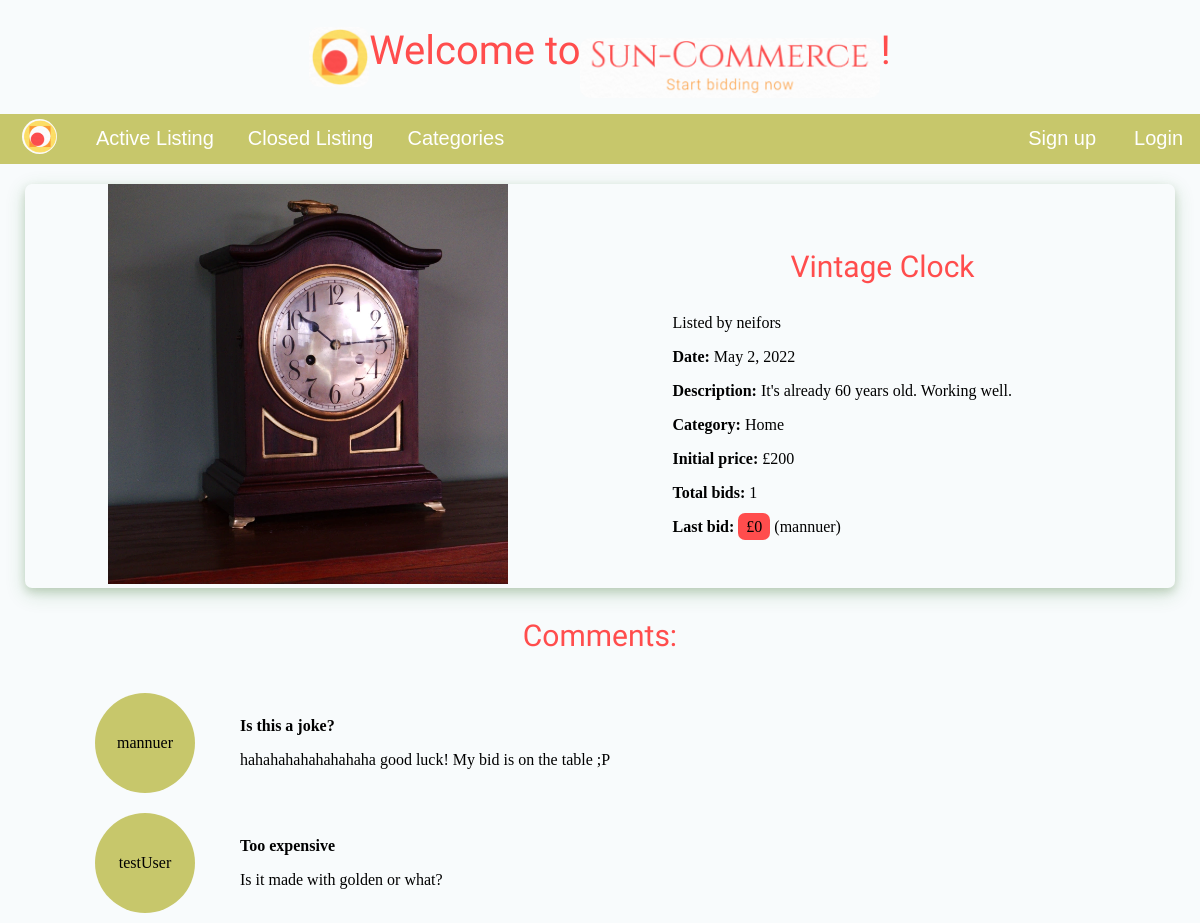
/3/, run on an earlier commit of the app's database.
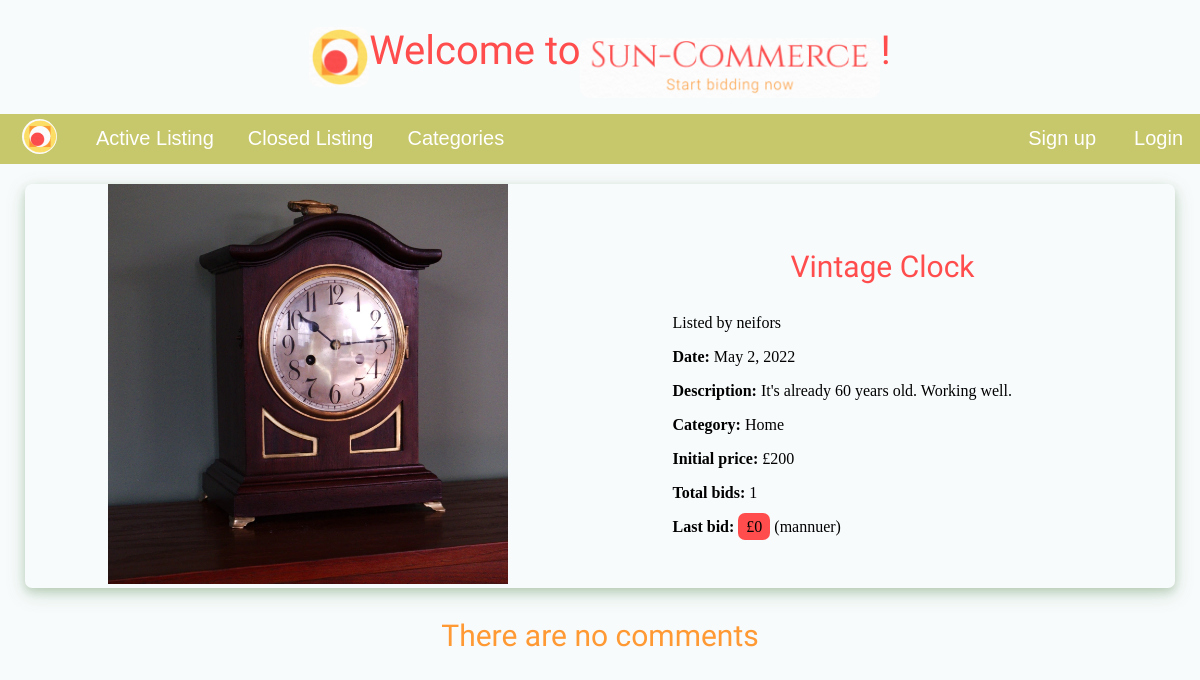
And on a later commit of the database.
### auctions/models.py (models this page shows, shortened)
class Auction(models.Model):
   user = models.ForeignKey(User, on_delete=models.CASCADE, null=False)
   title = models.CharField(max_length=100, null=False)
   description = models.TextField(max_length=1000, null=False)
   initial_price = models.IntegerField(null=False)
   date = models.DateField(default=datetime.date.today)
   photo = models.ImageField(upload_to='pics/', null=True, blank=True)
   category = models.ForeignKey(Category, on_delete=models.SET_NULL, null=True, blank=True)
   active = models.BooleanField(default=True)

class Category(models.Model):
    name = models.CharField(max_length=100)
    photo = models.ImageField(upload_to='pics/', null=True, blank=True)
    def __str__(self):
       return self.name

class Bid(models.Model):
   user = models.ForeignKey(User, on_delete=models.CASCADE, null=False)
   auction = models.ForeignKey(Auction, on_delete=models.CASCADE, null=False)
   amount = models.IntegerField()
   date = models.DateField(default=datetime.date.today)
   def __str__(self):
       return f"{self.amount}"

class Comment(models.Model):
   user = models.ForeignKey(User, on_delete=models.CASCADE, null=False)
   title = models.CharField(max_length=50)
   message = models.TextField(max_length=400)
   auction = models.ForeignKey(Auction, on_delete=models.CASCADE, null=False)
   date = models.DateField(default=datetime.date.today)

### auctions/views.py (the view, shortened to what this page needs)
# urls.py: path('<int:id>/', views.show, name='auctions-show'),
def show(request, id):
    auction = get_object_or_404(Auction, pk=id)
    bids = Bid.objects.filter(auction_id = id)
    last_bid = bids.order_by('-amount')
    if not last_bid:
        last_bid = ['--']
    error = ""
    comments = Comment.objects.filter(auction_id = id)
    if request.user.is_authenticated:
        is_in_watchlist = Watchlist.objects.filter(user=request.user, auction=auction)
    else:
        is_in_watchlist = []
    data = {
        'total_bids' : len(bids),
        'last_bid' : last_bid[0],
        'comments' : comments,
        'auction': auction,
        'bid_form' : NewBidForm(),
        'comment_form' : NewCommentForm(),
        'error': error,
        'is_in_watchlist': True if len(is_in_watchlist) else False
    }
    return render(request, 'auctions/auction.html', data)

### auctions/templates/auctions/auction.html (shortened to what this page needs)
{% extends "auctions/layout.html" %}
{% block content %}
<div class="auction-img-info">
    <div class="auction-big-image">
        <img class="auction-photo" style="max-height: 400px;
            max-width: max-content;" src="{{ auction.photo.url }}" alt="Product img">
    </div>
    <div class="info">
        <h3>{{auction.title}}</h3>
        <p>Listed by {{ auction.user }}</p>
        <p><strong>Date:</strong>  {{ auction.date }}</p>
        <p><strong>Description:</strong> {{ auction.description }}</p>
        <p><strong>Category:</strong> {{ auction.category }}</p>
        <p><strong>Initial price:</strong> £{{ auction.initial_price }}</p>
        <p><strong>Total bids:</strong> {{ total_bids }}</p>
        <p><strong>Last bid: </strong><span>£{{ last_bid }}</span> ({{ last_bid.user }})</p>
    </div>
</div>
{% if comments %}
    <h3>Comments:</h3>
    <div class="comments-wrapper">
        {% for comment in comments %}
        <div class="comment-wrapper">
            <div class="comment-user-pic">
                <div class="username">{{comment.user}}</div>
            </div>
            <div class="comment-content">
                <p><strong>{{ comment.title }}</strong></p>
                <p>{{ comment.message }}</p>
            </div>
        </div>
        {% endfor %}
    </div>
{% else%}
    <h3 style="color: #ff9933;">There are no comments</h3>
{% endif %}
{% endblock content %}

### auctions/templates/auctions/layout.html (shortened to what this page needs)
{% load static %}
<!DOCTYPE html>
<html lang="en">
<head>
    <link rel="stylesheet" href="{% static 'css/styles.css' %}">
</head>
<body>
    <h1 id="welcome-title"><img id="icon" src="{% static 'img/icon.png' %}" alt="title">Welcome to <img id="title" src="{% static 'img/title.png' %}" alt="title">
        {% if user.is_authenticated %}
        , <span> {{user}}</span>!
        {% else %}
        !
        {% endif %}
    </h1>
    <nav>
        <div id="links-wrapper">
            {% if user.is_authenticated %}
            <div class="main-menu">
                <a href="{% url 'auctions-home' %}"><img src="{% static 'img/icon.png' %}" alt="logo"></a>
                <a class="link" href="{% url 'auctions-home' %}">Active Listing</a>
                <a class="link" href="{% url 'auctions-closed' %}">Closed Listing</a>
                <a class="link" href="{% url 'auctions-create' %}">Create Listing</a>
                <a class="link" href="{% url 'auctions-watchlist' %}">Whachlist</a>
                <a class="link" href="{% url 'auctions-mylistings' %}">My Listing</a>
                <a class="link" href="{% url 'auctions-categories' %}">Categories</a>
            </div>
            <div class="login-menu">
                <a class="link" href="{% url 'logout' %}">Logout</a>
            </div>
            {% else %}
            <div class="main-menu">
                <a class="link" href="{% url 'auctions-home' %}"><img src="{% static 'img/icon.png' %}" alt="logo"></a>
                <a class="link" href="{% url 'auctions-home' %}">Active Listing</a>
                <a class="link" href="{% url 'auctions-closed' %}">Closed Listing</a>
                <a class="link" href="{% url 'auctions-categories' %}">Categories</a>
            </div>
            <div class="login-menu">
                <a class="link" href="{% url 'signup' %}">Sign up</a>
                <a class="link" href="{% url 'login' %}">Login</a>
            </div>
            {% endif %}
        </div>
    </nav>
    <main>
       {% block content %}
       {% endblock content %}
    </main>
</body>
</html>

### auctions/static/css/styles.css (style rules this page uses)
body { margin: 0; background-color: rgba(232, 244, 245, 0.275); }
nav div#links-wrapper { display: flex; align-items: center; justify-content: space-between; background-color: #c7c76b; padding: 0; margin: 0; }
nav div#links-wrapper div.main-menu { display: flex; align-items: center; justify-content: flex-start; margin: 0; }
nav div#links-wrapper div.main-menu img { width: 35px; margin: 5px; padding: 0; border-radius: 50%; }
nav div#links-wrapper a { text-decoration: none; font-size: 20px; color: white; margin: 0 17px; font-family:'Gill Sans', 'Gill Sans MT', Calibri, 'Trebuchet MS', sans-serif; }
h1#welcome-title { font-size: 40px; font-family: 'Joan', serif; color: #ff4d4d; display: flex; justify-content: center; font-weight: lighter; }
h1#welcome-title img#title { position: relative; border-radius: 10px; top: 11px; width: 300px; }
h1#welcome-title img#icon { border-radius: 10px; width: 60px; }
h3 { text-align: center; font-size: 30px; font-family: 'Joan', serif; font-weight: lighter; color: #ff4d4d; }
div.auction-img-info { display: flex; flex-direction: row; align-items: center; justify-content: space-around; margin: 25px; box-shadow: 0 4px 8px 0 rgba(66, 108, 45, 0.2), 0 6px 20px 0 rgba(34, 109, 39, 0.19); border-radius: 7px; margin-top: 20px; }
div.auction-img-info div.info { width: 35vw; }
div.auction-img-info div.info p span { background-color: #ff4d4d; border: none; border-radius: 7px; padding: 5px 8px; cursor: pointer; }

What changed in the data, as far as the page shows it:
removed Comment: user "testUser", title "Too expensive", message "Is it made with golden or what?"
removed Comment: user "mannuer", title "Is this a joke?", message "hahahahahahahahaha good luck! My bid is on the table ;P"
Also different on the page:
text no longer shown: "Comments:"
text now shown: "There are no comments"
